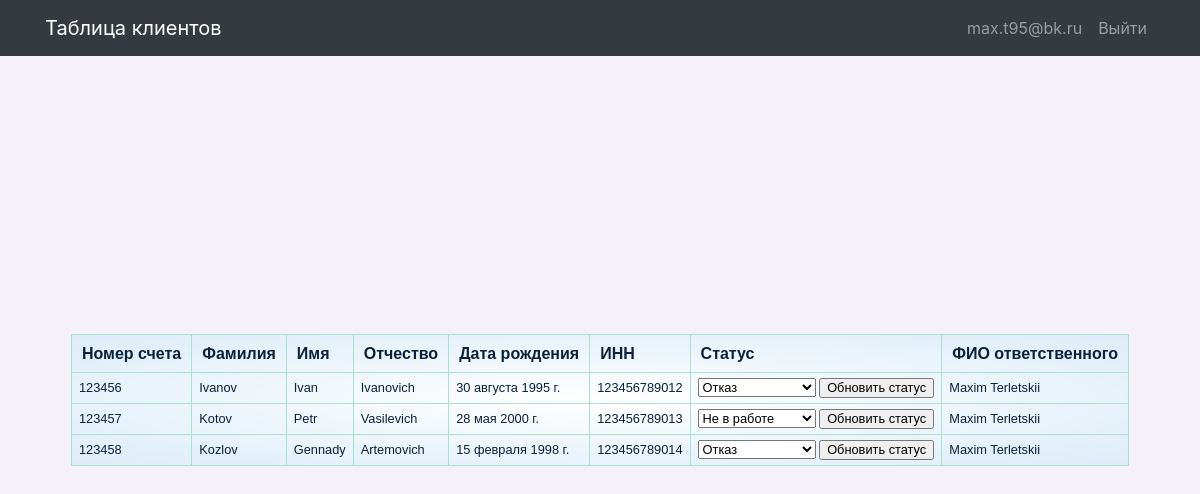
Screenshot of / (signed in) with the database file from the repository.
### users/models.py (models this page shows, shortened)
class User(AbstractUser):
    full_name = models.CharField(max_length=200, blank=True)

### clients/models.py (models this page shows)
class Client(models.Model):
    account_number = models.CharField(max_length=20, primary_key=True)
    last_name = models.CharField(max_length=100)
    first_name = models.CharField(max_length=100)
    middle_name = models.CharField(max_length=100)
    birth_date = models.DateField()
    inn = models.CharField(max_length=12)
    status = models.CharField(max_length=20, default='Не в работе')
    responsible = models.ForeignKey(User, on_delete=models.CASCADE)
    def get_responsible_full_name(self):
        if self.responsible:
            return self.responsible.full_name
        else:
            return "No Responsible Assigned"

### clients/views.py (the view)
# urls.py: path('', index, name='index'),
def index(request):
    current_user = request.user
    if current_user.is_authenticated:
        user_id = current_user.id
        clients = Client.objects.filter(responsible_id=user_id)
        if clients:
            context = {
                'title': 'Clients',
                'clients': clients,
            }
            return render(request, 'clients/index.html', context)
        else:
            context = {
                'title': 'Clients',
            }
            return render(request, 'clients/index.html', context)
    else:
        return HttpResponseRedirect(reverse('users:login'))

### clients/templates/clients/index.html (shortened to what this page needs)
{% extends 'clients/base.html' %}
{% load static %}
{% block css %}
    <link href="{% static 'vendor/css/index.css' %}" rel="stylesheet">
{% endblock %}
{% block content %}
    <div class="table-container">
        <table class="styled-table">
            <tr>
                <th>Номер счета</th>
                <th>Фамилия</th>
                <th>Имя</th>
                <th>Отчество</th>
                <th>Дата рождения</th>
                <th>ИНН</th>
                <th>Статус</th>
                <th>ФИО ответственного</th>
            </tr>
            {% for client in clients %}
            <tr>
                <td>{{ client.account_number }}</td>
                <td>{{ client.last_name }}</td>
                <td>{{ client.first_name }}</td>
                <td>{{ client.middle_name }}</td>
                <td>{{ client.birth_date }}</td>
                <td>{{ client.inn }}</td>
                <td>
                    <form action="{% url 'clients:update_status' account_number=client.account_number %}" method="post">
                        <select name="status">
                            <option value="Не в работе" {% if client.status == "Не в работе" %} selected {% endif %}>Не в работе</option>
                            <option value="Отказ" {% if client.status == "Отказ" %} selected {% endif %}>Отказ</option>
                        </select>
                        <input type="submit" value="Обновить статус" >
                    </form>
                </td>
                <td>{{ client.get_responsible_full_name }}</td>
            </tr>
            {% endfor %}
        </table>
    </div>
{% endblock %}

### clients/templates/clients/base.html (shortened to what this page needs)
{% load static %}
<!DOCTYPE html>
<html lang="en">
<head>
    <link href="{% static 'vendor/bootstrap/css/bootstrap.min.css' %}" rel="stylesheet">
    {% block css %} {% endblock %}
</head>
<body>
<nav class="navbar navbar-expand-lg navbar-dark bg-dark fixed-top">
    <div class="container">
        <a class="navbar-brand" href="{% url 'index' %}">Таблица клиентов</a>
        <div class="collapse navbar-collapse" id="navbarResponsive">
            <ul class="navbar-nav ml-auto">
                {% if user.is_authenticated %}
                    <li class="nav-item">
                        <a class="nav-link" href="#">{{ user.email }}</a>
                    </li>
                    <li>
                        <a class="nav-link" href="{% url 'users:logout' %}">Выйти</a>
                    </li>
                {% else %}
                    <li class="nav-item">
                        <a class="nav-link" href="{% url 'users:login' %}">Войти <i class="fas fa-sign-in-alt"></i></a>
                    </li>
                {% endif %}
            </ul>
        </div>
    </div>
</nav>
<br>
<br>
<br>
{% block content %} {% endblock %}
</body>
</html>

### rows the page displays
User: email "max.t95@bk.ru"
Client: account_number "123456", last_name "Ivanov", first_name "Ivan", middle_name "Ivanovich", birth_date "30 августа 1995 г.", inn "123456789012", status "Отказ", get_responsible_full_name "Maxim Terletskii"
Client: account_number "123457", last_name "Kotov", first_name "Petr", middle_name "Vasilevich", birth_date "28 мая 2000 г.", inn "123456789013", status "Не в работе", get_responsible_full_name "Maxim Terletskii"
Client: account_number "123458", last_name "Kozlov", first_name "Gennady", middle_name "Artemovich", birth_date "15 февраля 1998 г.", inn "123456789014", status "Отказ", get_responsible_full_name "Maxim Terletskii"
